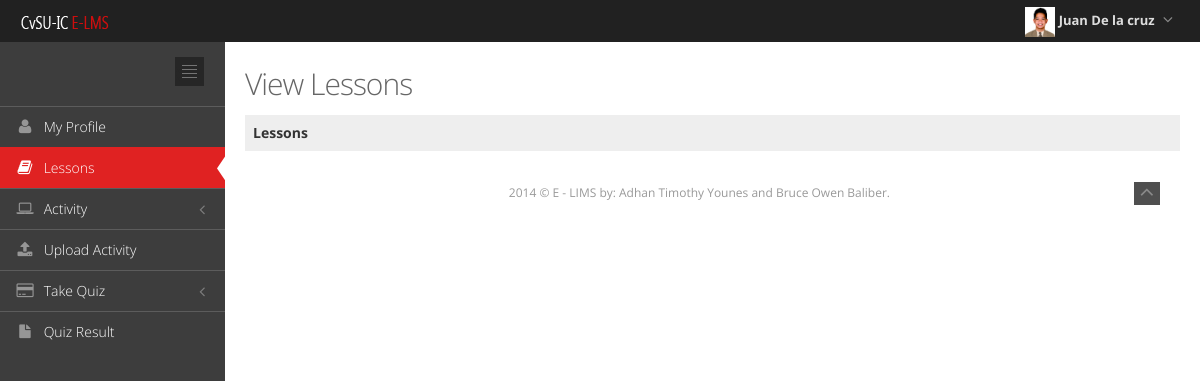
Screenshot of /students/student_lessons.php (signed in) with the database file from the repository.
### tables this page shows
CREATE TABLE IF NOT EXISTS `student` (
  `id` int(100) NOT NULL,
  `instructor_id` int(100) NOT NULL,
  `student_id` int(100) NOT NULL,
  `username` varchar(250) NOT NULL,
  `password` varchar(250) NOT NULL,
  `fullname` varchar(250) NOT NULL,
  `firstname` varchar(250) NOT NULL,
  `lastname` varchar(250) NOT NULL,
  `email` varchar(250) NOT NULL,
  `gender` varchar(250) NOT NULL,
  `status` varchar(250) NOT NULL,
  `mobile` varchar(250) NOT NULL,
  `address` varchar(250) NOT NULL,
  `profilepic` varchar(250) NOT NULL,
  `verification_code` varchar(250) NOT NULL,
  `grade` varchar(250) NOT NULL,
  `lesson_taked` varchar(250) NOT NULL,
  `course` varchar(250) NOT NULL,
  `year` varchar(250) NOT NULL,
  `section` varchar(250) NOT NULL,
  `logging` varchar(200) NOT NULL,
  `level` varchar(200) NOT NULL
);

### students/student_lessons.php (the view, shortened to what this page needs)
<?php
$id1=$_SESSION['timkey'];
$query=mysql_query("select * from student where student_id='$id1' ");
if($num=mysql_num_rows($query)>0)
{
	$row=mysql_fetch_assoc($query);
	$firstname=$row['firstname'];
	$lastname=$row['lastname'];
	$image=$row['profilepic'];
}
else
{
	header("location: ../index.php?Unauthorize_access!");
}
?>
<!DOCTYPE html>
<html lang="en" class="no-js">
<head>
<link href="../template/assets/plugins/font-awesome/css/font-awesome.min.css" rel="stylesheet" type="text/css"/>
<link href="../template/assets/plugins/bootstrap/css/bootstrap.min.css" rel="stylesheet" type="text/css"/>
<link href="../template/assets/plugins/uniform/css/uniform.default.css" rel="stylesheet" type="text/css"/>
<link href="../template/assets/plugins/gritter/css/jquery.gritter.css" rel="stylesheet" type="text/css"/>
<link href="../template/assets/plugins/bootstrap-daterangepicker/daterangepicker-bs3.css" rel="stylesheet" type="text/css"/>
<link href="../template/assets/plugins/fullcalendar/fullcalendar/fullcalendar.css" rel="stylesheet" type="text/css"/>
<link href="../template/assets/plugins/jqvmap/jqvmap/jqvmap.css" rel="stylesheet" type="text/css"/>
<link href="../template/assets/plugins/jquery-easy-pie-chart/jquery.easy-pie-chart.css" rel="stylesheet" type="text/css"/>
<link href="../template/assets/css/style-metronic.css" rel="stylesheet" type="text/css"/>
<link href="../template/assets/css/style.css" rel="stylesheet" type="text/css"/>
<link href="../template/assets/css/style-responsive.css" rel="stylesheet" type="text/css"/>
<link href="../template/assets/css/plugins.css" rel="stylesheet" type="text/css"/>
<link href="../template/assets/css/pages/tasks.css" rel="stylesheet" type="text/css"/>
<link href="../template/assets/css/themes/default.css" rel="stylesheet" type="text/css" id="style_color"/>
<link href="../template/assets/css/print.css" rel="stylesheet" type="text/css" media="print"/>
<link href="../template/assets/css/custom.css" rel="stylesheet" type="text/css"/>
<link href="../template/assets/css/common.css" rel="stylesheet" type="text/css"/>
</head>
<body class="page-header-fixed">
<div class="header navbar navbar-fixed-top">
	<div class="header-inner">
		<a class="navbar-brand" href="index.php">
			<img src="../template/assets/img/cvsu_logo_small.png" alt="logo" class="img-responsive"/>
		</a>
		<ul class="nav navbar-nav pull-right">
			<li class="dropdown user">
				<a href="#" class="dropdown-toggle" data-toggle="dropdown" data-hover="dropdown" data-close-others="true">
					<img alt="" class="imgs" src="images/profilepic/<?php echo $image;?>"/>
					<span class="username">
						 <?php echo $firstname." ". $lastname; ?>
					</span>
					<i class="fa fa-angle-down"></i>
				</a>
			</li>
		</ul>
	</div>
</div>
<div class="page-container">
	<div class="page-sidebar-wrapper">
		<div class="page-sidebar navbar-collapse collapse">
			<ul class="page-sidebar-menu" data-auto-scroll="true" data-slide-speed="200">
				<li class="sidebar-toggler-wrapper margin-bottom-20">
					<div class="sidebar-toggler hidden-phone">
					</div>
				</li>
				<li class="tooltips" data-container="body" data-placement="right" data-html="true" data-original-title="Manage your own account">
					<a href="myprofile.php">
						<i class="fa fa-user"></i>
						<span class="title">
							My Profile
						</span>
					</a>
				</li>
				<li class="active tooltips" data-container="body" data-placement="right" data-html="true" data-original-title="View Lessons">
					<a href="student_lessons.php">
						<i class="fa fa-book"></i>
						<span class="title">
							Lessons
						</span>
						<span class="selected">
						</span>
					</a>
				</li>
				<li class="tooltips" data-container="body" data-placement="right" data-html="true" data-original-title="">
					<a href="javascript:;">
						<i class="fa fa-laptop"></i>
						<span class="title">
							Activity
						</span>
					</a>
				</li>
				<li class="tooltips" data-container="body" data-placement="right" data-html="true" data-original-title="Upload your activty">
					<a href="upload.php">
						<i class="fa fa-upload"></i>
						<span class="title">
							Upload Activity
						</span>
					</a>
				</li>
			<li class="tooltips" data-container="body" data-placement="right" data-html="true" data-original-title="">
					<a href="javascript:;">
						<i class="fa fa-credit-card"></i>
						<span class="title">
							Take Quiz
						</span>
					</a>
				</li>
				<li class="tooltips" data-container="body" data-placement="right" data-html="true" data-original-title="View Quiz Result">
					<a href="quiz_result.php">
						<i class="fa fa-file"></i>
						<span class="title">
							Quiz Result
						</span>
					</a>
				</li>
		</div>
	</div>
	<div class="page-content-wrapper">
		<div class="page-content">
			<div class="row">
				<div class="col-md-12">
					<h3 class="page-title">
					View Lessons
					</h3>
					<ul class="page-breadcrumb breadcrumb">
						<li>
							<a href="student_lessons.php">
								Lessons
							</a>
						</li>
					</ul>
				</div>
			</div>
<div class="center">
</head>
<body style="height: 100%;" onunload="DoOnClose()" onbeforeunload="DoOnClose()">
</div>
</div>
<div class="footer">
	<div class="footer-inner">
		 2014 &copy; E - LIMS by: Adhan Timothy Younes and Bruce Owen Baliber.
	</div>
	<div class="footer-tools">
		<span class="go-top">
			<i class="fa fa-angle-up"></i>
		</span>
	</div>
</div>
</body>
</html>

### template/assets/css/style-metronic.css (style rules this page uses)
div, input, select, textarea, span, img, table, td, th, p, a, button, ul, code, pre, li { -webkit-border-radius: 0 !important; -moz-border-radius: 0 !important; border-radius: 0 !important; }

### template/assets/css/style-responsive.css (style rules this page uses)
.center { text-align: center; }
@media (min-width: 992px) { .page-sidebar { width: 225px; float: left; position: relative; margin-right: -100%; } }
@media (min-width: 992px) { .page-sidebar.navbar-collapse { max-height: none !important; } }
@media (min-width: 992px) { .page-content-wrapper { float: left; width: 100%; } }
@media (min-width: 992px) { .page-content { margin-left: 225px; margin-top: 0px; min-height: 600px; padding: 25px 20px 20px 20px; } }
@media (min-width: 992px) { .footer { clear: left; } }

### template/assets/css/themes/default.css (style rules this page uses)
body { background-color: #3d3d3d !important; }
.header { filter: none !important; background-image: none !important; background-color: #212121 !important; }
.header .navbar-nav li.dropdown .dropdown-toggle i { color: #8a8a8a !important; }
.page-sidebar { background-color: #3d3d3d; }
ul.page-sidebar-menu > li > a { border-top: 1px solid #5c5c5c !important; color: #ffffff !important; }
ul.page-sidebar-menu > li:last-child > a { border-bottom: 1px solid transparent !important; }
ul.page-sidebar-menu > li a i { color: #969696; }
ul.page-sidebar-menu > li.active > a { background: #e02222 !important; border-top-color: transparent !important; color: #ffffff; }
ul.page-sidebar-menu > li.active > a i { color: #ffffff; }
.sidebar-toggler { background-image: url(../../img/sidebar-toggler.jpg); background-color: #242424; }
.footer .footer-inner { color: #999999; }
.footer .footer-tools .go-top { background-color: #4f4f4f; }
.footer .footer-tools .go-top i { color: #8a8a8a; }

### students/css/common.css (style rules this page uses)
html { height: 100%; }
body { height: 100%; color: #eee; background:#fff; margin: 0; overflow-x: hidden; }
a { font-weight: bold; text-decoration: none; }

### template/assets/css/print.css (style rules this page uses)
body { background-color: #fff !important; }
.header { display: none; }
.page-sidebar { display: none; }
.footer { display: none; }
.page-container { margin: 0px !important; padding: 0px !important; }
.page-content { min-height: auto !important; padding: 0px 20px 20px !important; margin: 0 !important; }

### rows the page displays
student: profilepic (picture), firstname "Juan", lastname "De la cruz"
